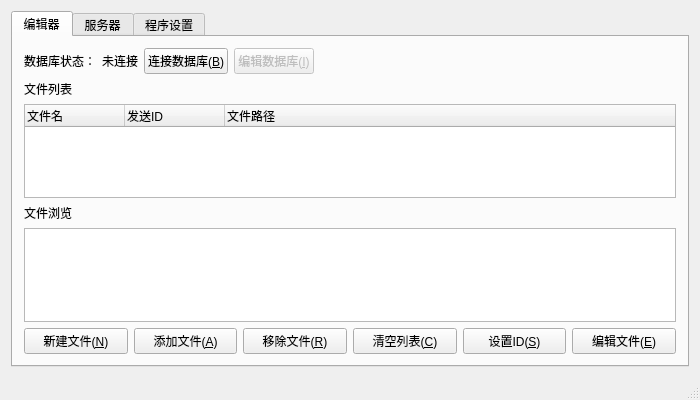
<?xml version="1.0" encoding="UTF-8"?>
<ui version="4.0">
 <class>MainWindow</class>
 <widget class="QMainWindow" name="MainWindow">
  <property name="geometry">
   <rect>
    <x>0</x>
    <y>0</y>
    <width>700</width>
    <height>400</height>
   </rect>
  </property>
  <property name="windowTitle">
   <string>广告服务器</string>
  </property>
  <widget class="QWidget" name="centralWidget">
   <layout class="QGridLayout" name="gridLayout">
    <item row="0" column="0">
     <widget class="QTabWidget" name="tabWidget">
      <property name="currentIndex">
       <number>0</number>
      </property>
      <widget class="QWidget" name="editTab">
       <attribute name="title">
        <string>编辑器</string>
       </attribute>
       <layout class="QGridLayout" name="gridLayout_10">
        <item row="3" column="0" colspan="2">
         <layout class="QHBoxLayout" name="editButtonLayout">
          <item>
           <widget class="QPushButton" name="newFileButton">
            <property name="toolTip">
             <string>创建一个新的文件。</string>
            </property>
            <property name="statusTip">
             <string>创建一个新的文件。</string>
            </property>
            <property name="text">
             <string>新建文件(&amp;N)</string>
            </property>
           </widget>
          </item>
          <item>
           <widget class="QPushButton" name="addFileButton">
            <property name="toolTip">
             <string>添加adm文件到文件列表中。</string>
            </property>
            <property name="statusTip">
             <string>添加adm文件到文件列表中。</string>
            </property>
            <property name="text">
             <string>添加文件(&amp;A)</string>
            </property>
           </widget>
          </item>
          <item>
           <widget class="QPushButton" name="removeFileButton">
            <property name="toolTip">
             <string>将文件列表中选中的文件移除。</string>
            </property>
            <property name="statusTip">
             <string>将文件列表中选中的文件移除。</string>
            </property>
            <property name="text">
             <string>移除文件(&amp;R)</string>
            </property>
           </widget>
          </item>
          <item>
           <widget class="QPushButton" name="clearListButton">
            <property name="toolTip">
             <string>清空文件列表。</string>
            </property>
            <property name="statusTip">
             <string>清空文件列表。</string>
            </property>
            <property name="text">
             <string>清空列表(&amp;C)</string>
            </property>
           </widget>
          </item>
          <item>
           <widget class="QPushButton" name="setIDButton">
            <property name="toolTip">
             <string>设置选中的文件发送ID，用于将该文件发送到对应ID的客户端。</string>
            </property>
            <property name="statusTip">
             <string>设置选中的文件发送ID，用于将该文件发送到对应ID的客户端。</string>
            </property>
            <property name="text">
             <string>设置ID(&amp;S)</string>
            </property>
           </widget>
          </item>
          <item>
           <widget class="QPushButton" name="editFileButton">
            <property name="toolTip">
             <string>编辑当前选中的文件。</string>
            </property>
            <property name="statusTip">
             <string>编辑当前选中的文件。</string>
            </property>
            <property name="text">
             <string>编辑文件(&amp;E)</string>
            </property>
           </widget>
          </item>
         </layout>
        </item>
        <item row="0" column="0" colspan="2">
         <layout class="QHBoxLayout" name="editModeLayout">
          <item>
           <widget class="QWidget" name="connectDatabaseWidget" native="true">
            <property name="sizePolicy">
             <sizepolicy hsizetype="Preferred" vsizetype="Preferred">
              <horstretch>0</horstretch>
              <verstretch>0</verstretch>
             </sizepolicy>
            </property>
            <layout class="QGridLayout" name="gridLayout_2">
             <property name="leftMargin">
              <number>0</number>
             </property>
             <property name="topMargin">
              <number>0</number>
             </property>
             <property name="rightMargin">
              <number>0</number>
             </property>
             <property name="bottomMargin">
              <number>0</number>
             </property>
             <item row="0" column="1">
              <widget class="QLabel" name="databaseState">
               <property name="text">
                <string>未连接</string>
               </property>
              </widget>
             </item>
             <item row="0" column="2">
              <widget class="QPushButton" name="connectOrDisconnectDatabaseButton">
               <property name="toolTip">
                <string>连接数据库。</string>
               </property>
               <property name="statusTip">
                <string>连接数据库。</string>
               </property>
               <property name="text">
                <string>连接数据库(&amp;B)</string>
               </property>
               <property name="checkable">
                <bool>true</bool>
               </property>
              </widget>
             </item>
             <item row="0" column="0">
              <widget class="QLabel" name="databaseStateLabel">
               <property name="text">
                <string>数据库状态：</string>
               </property>
              </widget>
             </item>
             <item row="0" column="3">
              <widget class="QPushButton" name="editDatabaseButton">
               <property name="enabled">
                <bool>false</bool>
               </property>
               <property name="toolTip">
                <string>编辑数据库中的广告。</string>
               </property>
               <property name="statusTip">
                <string>编辑数据库中的广告。</string>
               </property>
               <property name="text">
                <string>编辑数据库(&amp;I)</string>
               </property>
              </widget>
             </item>
            </layout>
           </widget>
          </item>
          <item>
           <spacer name="editModeHorizontalSpacer">
            <property name="orientation">
             <enum>Qt::Horizontal</enum>
            </property>
            <property name="sizeHint" stdset="0">
             <size>
              <width>40</width>
              <height>23</height>
             </size>
            </property>
           </spacer>
          </item>
         </layout>
        </item>
        <item row="1" column="0" colspan="2">
         <layout class="QVBoxLayout" name="fileListLayout">
          <item>
           <widget class="QLabel" name="fileListLabel">
            <property name="text">
             <string>文件列表</string>
            </property>
           </widget>
          </item>
          <item>
           <widget class="QTreeWidget" name="fileListTreeWidget">
            <property name="autoScroll">
             <bool>false</bool>
            </property>
            <property name="editTriggers">
             <set>QAbstractItemView::NoEditTriggers</set>
            </property>
            <column>
             <property name="text">
              <string>文件名</string>
             </property>
            </column>
            <column>
             <property name="text">
              <string>发送ID</string>
             </property>
            </column>
            <column>
             <property name="text">
              <string>文件路径</string>
             </property>
            </column>
           </widget>
          </item>
         </layout>
        </item>
        <item row="2" column="0" colspan="2">
         <layout class="QVBoxLayout" name="fileBrowseLayout">
          <property name="sizeConstraint">
           <enum>QLayout::SetFixedSize</enum>
          </property>
          <item>
           <widget class="QLabel" name="fileBrowseLabel">
            <property name="text">
             <string>文件浏览</string>
            </property>
           </widget>
          </item>
          <item>
           <widget class="QTreeWidget" name="fileBrowseTreeWidget">
            <property name="editTriggers">
             <set>QAbstractItemView::NoEditTriggers</set>
            </property>
            <attribute name="headerVisible">
             <bool>false</bool>
            </attribute>
            <column>
             <property name="text">
              <string>浏览</string>
             </property>
            </column>
           </widget>
          </item>
         </layout>
        </item>
       </layout>
      </widget>
      <widget class="QWidget" name="serverTab">
       <attribute name="title">
        <string>服务器</string>
       </attribute>
       <layout class="QGridLayout" name="gridLayout_3">
        <item row="2" column="5">
         <widget class="QPushButton" name="serverButton">
          <property name="minimumSize">
           <size>
            <width>100</width>
            <height>0</height>
           </size>
          </property>
          <property name="toolTip">
           <string>启动服务，接收来自客户端的请求。</string>
          </property>
          <property name="statusTip">
           <string>启动服务，接收来自客户端的请求。</string>
          </property>
          <property name="text">
           <string>启动服务(&amp;S)</string>
          </property>
          <property name="checkable">
           <bool>true</bool>
          </property>
         </widget>
        </item>
        <item row="2" column="3">
         <widget class="QPushButton" name="saveLogButton">
          <property name="minimumSize">
           <size>
            <width>100</width>
            <height>0</height>
           </size>
          </property>
          <property name="toolTip">
           <string>将当前日志保存到指定文本文件中。</string>
          </property>
          <property name="statusTip">
           <string>将当前日志保存到指定文本文件中。</string>
          </property>
          <property name="text">
           <string>保存日志(&amp;L)</string>
          </property>
         </widget>
        </item>
        <item row="2" column="2">
         <spacer name="horizontalSpacer">
          <property name="orientation">
           <enum>Qt::Horizontal</enum>
          </property>
          <property name="sizeHint" stdset="0">
           <size>
            <width>414</width>
            <height>20</height>
           </size>
          </property>
         </spacer>
        </item>
        <item row="2" column="4">
         <widget class="QPushButton" name="clearLogButton">
          <property name="minimumSize">
           <size>
            <width>100</width>
            <height>0</height>
           </size>
          </property>
          <property name="toolTip">
           <string>清空当前日志。</string>
          </property>
          <property name="statusTip">
           <string>清空当前日志。</string>
          </property>
          <property name="text">
           <string>清空日志(&amp;C)</string>
          </property>
         </widget>
        </item>
        <item row="2" column="1">
         <widget class="QLabel" name="curClientCount">
          <property name="text">
           <string notr="true">0</string>
          </property>
         </widget>
        </item>
        <item row="2" column="0">
         <widget class="QLabel" name="curClientCountLabel">
          <property name="text">
           <string>当前客户端连接数：</string>
          </property>
         </widget>
        </item>
        <item row="1" column="0" colspan="6">
         <widget class="QTextEdit" name="logTextEdit">
          <property name="contextMenuPolicy">
           <enum>Qt::NoContextMenu</enum>
          </property>
          <property name="lineWrapMode">
           <enum>QTextEdit::NoWrap</enum>
          </property>
          <property name="readOnly">
           <bool>true</bool>
          </property>
          <property name="html">
           <string>&lt;!DOCTYPE HTML PUBLIC &quot;-//W3C//DTD HTML 4.0//EN&quot; &quot;http://www.w3.org/TR/REC-html40/strict.dtd&quot;&gt;
&lt;html&gt;&lt;head&gt;&lt;meta name=&quot;qrichtext&quot; content=&quot;1&quot; /&gt;&lt;style type=&quot;text/css&quot;&gt;
p, li { white-space: pre-wrap; }
&lt;/style&gt;&lt;/head&gt;&lt;body style=&quot; font-family:'MS Shell Dlg 2'; font-size:8.25pt; font-weight:400; font-style:normal;&quot;&gt;
&lt;p style=&quot;-qt-paragraph-type:empty; margin-top:0px; margin-bottom:0px; margin-left:0px; margin-right:0px; -qt-block-indent:0; text-indent:0px;&quot;&gt;&lt;br /&gt;&lt;/p&gt;&lt;/body&gt;&lt;/html&gt;</string>
          </property>
         </widget>
        </item>
        <item row="0" column="0">
         <widget class="QLabel" name="serverLogLabel">
          <property name="text">
           <string>服务器日志</string>
          </property>
         </widget>
        </item>
       </layout>
      </widget>
      <widget class="QWidget" name="settingTab">
       <attribute name="title">
        <string>程序设置</string>
       </attribute>
       <layout class="QGridLayout" name="gridLayout_4">
        <item row="0" column="0">
         <widget class="QTableWidget" name="settingsTableWidget">
          <property name="sizePolicy">
           <sizepolicy hsizetype="Fixed" vsizetype="Expanding">
            <horstretch>0</horstretch>
            <verstretch>0</verstretch>
           </sizepolicy>
          </property>
          <property name="minimumSize">
           <size>
            <width>100</width>
            <height>0</height>
           </size>
          </property>
          <property name="maximumSize">
           <size>
            <width>100</width>
            <height>16777215</height>
           </size>
          </property>
          <property name="editTriggers">
           <set>QAbstractItemView::NoEditTriggers</set>
          </property>
          <property name="showGrid">
           <bool>true</bool>
          </property>
          <property name="gridStyle">
           <enum>Qt::SolidLine</enum>
          </property>
          <attribute name="horizontalHeaderVisible">
           <bool>false</bool>
          </attribute>
          <attribute name="horizontalHeaderHighlightSections">
           <bool>false</bool>
          </attribute>
          <attribute name="horizontalHeaderStretchLastSection">
           <bool>false</bool>
          </attribute>
          <attribute name="verticalHeaderVisible">
           <bool>false</bool>
          </attribute>
          <attribute name="verticalHeaderDefaultSectionSize">
           <number>20</number>
          </attribute>
          <row>
           <property name="text">
            <string>1</string>
           </property>
          </row>
          <row>
           <property name="text">
            <string>2</string>
           </property>
          </row>
          <row>
           <property name="text">
            <string>3</string>
           </property>
          </row>
          <column>
           <property name="text">
            <string>设置</string>
           </property>
          </column>
          <item row="0" column="0">
           <property name="text">
            <string>常规</string>
           </property>
           <property name="textAlignment">
            <set>AlignCenter</set>
           </property>
           <property name="flags">
            <set>ItemIsSelectable|ItemIsUserCheckable|ItemIsEnabled</set>
           </property>
          </item>
          <item row="1" column="0">
           <property name="text">
            <string>保存</string>
           </property>
           <property name="textAlignment">
            <set>AlignCenter</set>
           </property>
          </item>
          <item row="2" column="0">
           <property name="text">
            <string>关于</string>
           </property>
           <property name="textAlignment">
            <set>AlignCenter</set>
           </property>
           <property name="flags">
            <set>ItemIsSelectable|ItemIsUserCheckable|ItemIsEnabled</set>
           </property>
          </item>
         </widget>
        </item>
        <item row="0" column="1" colspan="2">
         <widget class="QStackedWidget" name="settingPageWidget">
          <property name="currentIndex">
           <number>0</number>
          </property>
          <widget class="QWidget" name="generalPage">
           <layout class="QGridLayout" name="gridLayout_6">
            <item row="2" column="1">
             <widget class="QPushButton" name="resetButton">
              <property name="sizePolicy">
               <sizepolicy hsizetype="Fixed" vsizetype="Fixed">
                <horstretch>0</horstretch>
                <verstretch>0</verstretch>
               </sizepolicy>
              </property>
              <property name="minimumSize">
               <size>
                <width>100</width>
                <height>0</height>
               </size>
              </property>
              <property name="toolTip">
               <string>重置所有设置。</string>
              </property>
              <property name="statusTip">
               <string>重置所有设置。</string>
              </property>
              <property name="text">
               <string>重置(&amp;R)</string>
              </property>
             </widget>
            </item>
            <item row="2" column="0">
             <spacer name="resetHorizontalSpacer">
              <property name="orientation">
               <enum>Qt::Horizontal</enum>
              </property>
              <property name="sizeHint" stdset="0">
               <size>
                <width>498</width>
                <height>20</height>
               </size>
              </property>
             </spacer>
            </item>
            <item row="1" column="0" colspan="2">
             <spacer name="generalVerticalSpacer">
              <property name="orientation">
               <enum>Qt::Vertical</enum>
              </property>
              <property name="sizeHint" stdset="0">
               <size>
                <width>20</width>
                <height>117</height>
               </size>
              </property>
             </spacer>
            </item>
            <item row="0" column="0" colspan="2">
             <widget class="QGroupBox" name="interfaceGroupBox">
              <property name="title">
               <string>界面</string>
              </property>
              <layout class="QGridLayout" name="gridLayout_5">
               <item row="0" column="0">
                <widget class="QLabel" name="languageLabel">
                 <property name="text">
                  <string>语言：</string>
                 </property>
                </widget>
               </item>
               <item row="0" column="1">
                <widget class="QComboBox" name="selectLanguageComboBox">
                 <property name="minimumSize">
                  <size>
                   <width>100</width>
                   <height>0</height>
                  </size>
                 </property>
                 <property name="toolTip">
                  <string>设置程序语言。</string>
                 </property>
                 <property name="statusTip">
                  <string>设置程序语言。</string>
                 </property>
                 <item>
                  <property name="text">
                   <string>中文</string>
                  </property>
                 </item>
                 <item>
                  <property name="text">
                   <string>English</string>
                  </property>
                 </item>
                </widget>
               </item>
               <item row="0" column="2">
                <spacer name="languageHorizontalSpacer">
                 <property name="orientation">
                  <enum>Qt::Horizontal</enum>
                 </property>
                 <property name="sizeHint" stdset="0">
                  <size>
                   <width>310</width>
                   <height>20</height>
                  </size>
                 </property>
                </spacer>
               </item>
               <item row="1" column="0">
                <widget class="QLabel" name="fontLabel">
                 <property name="text">
                  <string>字体：</string>
                 </property>
                </widget>
               </item>
               <item row="1" column="1">
                <widget class="QPushButton" name="setFontButton">
                 <property name="minimumSize">
                  <size>
                   <width>100</width>
                   <height>0</height>
                  </size>
                 </property>
                 <property name="toolTip">
                  <string>设置程序字体。</string>
                 </property>
                 <property name="statusTip">
                  <string>设置程序字体。</string>
                 </property>
                 <property name="text">
                  <string>设置字体</string>
                 </property>
                </widget>
               </item>
               <item row="1" column="2">
                <spacer name="fontHorizontalSpacer">
                 <property name="orientation">
                  <enum>Qt::Horizontal</enum>
                 </property>
                 <property name="sizeHint" stdset="0">
                  <size>
                   <width>310</width>
                   <height>20</height>
                  </size>
                 </property>
                </spacer>
               </item>
              </layout>
             </widget>
            </item>
           </layout>
          </widget>
          <widget class="QWidget" name="savePage">
           <layout class="QGridLayout" name="gridLayout_9">
            <item row="1" column="0" colspan="2">
             <spacer name="saveVerticalSpacer">
              <property name="orientation">
               <enum>Qt::Vertical</enum>
              </property>
              <property name="sizeHint" stdset="0">
               <size>
                <width>20</width>
                <height>118</height>
               </size>
              </property>
             </spacer>
            </item>
            <item row="0" column="0" colspan="2">
             <widget class="QGroupBox" name="saveSettingGroupBox">
              <property name="title">
               <string>保存设置</string>
              </property>
              <layout class="QGridLayout" name="gridLayout_8">
               <item row="0" column="1">
                <spacer name="saveFileListHorizontalSpacer">
                 <property name="orientation">
                  <enum>Qt::Horizontal</enum>
                 </property>
                 <property name="sizeHint" stdset="0">
                  <size>
                   <width>276</width>
                   <height>20</height>
                  </size>
                 </property>
                </spacer>
               </item>
               <item row="1" column="1">
                <spacer name="saveLogHorizontalSpacer">
                 <property name="orientation">
                  <enum>Qt::Horizontal</enum>
                 </property>
                 <property name="sizeHint" stdset="0">
                  <size>
                   <width>276</width>
                   <height>20</height>
                  </size>
                 </property>
                </spacer>
               </item>
               <item row="2" column="0">
                <widget class="QCheckBox" name="saveGeneralSettingsCheckBox">
                 <property name="toolTip">
                  <string>设置在程序退出时是否自动保存常用设置，例如程序大小、位置、字体、语言等。</string>
                 </property>
                 <property name="statusTip">
                  <string>设置在程序退出时是否自动保存常用设置，例如程序大小、位置、字体、语言等。</string>
                 </property>
                 <property name="text">
                  <string>自动保存程序一般设置</string>
                 </property>
                 <property name="checked">
                  <bool>true</bool>
                 </property>
                </widget>
               </item>
               <item row="1" column="0">
                <widget class="QCheckBox" name="saveLogCheckBox">
                 <property name="toolTip">
                  <string>设置在程序退出时是否自动保存服务器日志。</string>
                 </property>
                 <property name="statusTip">
                  <string>设置在程序退出时是否自动保存服务器日志。</string>
                 </property>
                 <property name="text">
                  <string>自动保存服务器日志</string>
                 </property>
                 <property name="checked">
                  <bool>true</bool>
                 </property>
                </widget>
               </item>
               <item row="0" column="0">
                <widget class="QCheckBox" name="saveFileListCheckBox">
                 <property name="toolTip">
                  <string>设置在程序退出时是否自动保存文件列表。</string>
                 </property>
                 <property name="statusTip">
                  <string>设置在程序退出时是否自动保存文件列表。</string>
                 </property>
                 <property name="text">
                  <string>自动保存文件列表</string>
                 </property>
                 <property name="checked">
                  <bool>true</bool>
                 </property>
                </widget>
               </item>
               <item row="2" column="1">
                <spacer name="saveGeneralSettingsHorizontalSpacer">
                 <property name="orientation">
                  <enum>Qt::Horizontal</enum>
                 </property>
                 <property name="sizeHint" stdset="0">
                  <size>
                   <width>40</width>
                   <height>20</height>
                  </size>
                 </property>
                </spacer>
               </item>
              </layout>
             </widget>
            </item>
           </layout>
          </widget>
          <widget class="QWidget" name="aboutPage">
           <layout class="QGridLayout" name="gridLayout_7">
            <item row="0" column="0">
             <widget class="QTextBrowser" name="aboutTextBrowser">
              <property name="html">
               <string notr="true">&lt;!DOCTYPE HTML PUBLIC &quot;-//W3C//DTD HTML 4.0//EN&quot; &quot;http://www.w3.org/TR/REC-html40/strict.dtd&quot;&gt;
&lt;html&gt;&lt;head&gt;&lt;meta name=&quot;qrichtext&quot; content=&quot;1&quot; /&gt;&lt;style type=&quot;text/css&quot;&gt;
p, li { white-space: pre-wrap; }
&lt;/style&gt;&lt;/head&gt;&lt;body style=&quot; font-family:'MS Shell Dlg 2'; font-size:8.25pt; font-weight:400; font-style:normal;&quot;&gt;
&lt;p align=&quot;center&quot; style=&quot; margin-top:0px; margin-bottom:0px; margin-left:0px; margin-right:0px; -qt-block-indent:0; text-indent:0px;&quot;&gt;&lt;img src=&quot;:/logo.jpg&quot; height=&quot;270&quot; /&gt;&lt;/p&gt;
&lt;p align=&quot;center&quot; style=&quot; margin-top:0px; margin-bottom:0px; margin-left:0px; margin-right:0px; -qt-block-indent:0; text-indent:0px;&quot;&gt;&lt;span style=&quot; font-size:10pt;&quot;&gt;2016/10/7 版本：1.7&lt;/span&gt;&lt;/p&gt;&lt;/body&gt;&lt;/html&gt;</string>
              </property>
             </widget>
            </item>
           </layout>
          </widget>
         </widget>
        </item>
       </layout>
      </widget>
     </widget>
    </item>
   </layout>
  </widget>
  <widget class="QStatusBar" name="statusWindowBar"/>
 </widget>
 <layoutdefault spacing="6" margin="11"/>
 <tabstops>
  <tabstop>tabWidget</tabstop>
  <tabstop>fileListTreeWidget</tabstop>
  <tabstop>fileBrowseTreeWidget</tabstop>
  <tabstop>newFileButton</tabstop>
  <tabstop>addFileButton</tabstop>
  <tabstop>removeFileButton</tabstop>
  <tabstop>clearListButton</tabstop>
  <tabstop>setIDButton</tabstop>
  <tabstop>editFileButton</tabstop>
  <tabstop>logTextEdit</tabstop>
  <tabstop>saveLogButton</tabstop>
  <tabstop>clearLogButton</tabstop>
  <tabstop>serverButton</tabstop>
  <tabstop>settingsTableWidget</tabstop>
  <tabstop>selectLanguageComboBox</tabstop>
  <tabstop>setFontButton</tabstop>
  <tabstop>saveFileListCheckBox</tabstop>
  <tabstop>saveLogCheckBox</tabstop>
  <tabstop>saveGeneralSettingsCheckBox</tabstop>
  <tabstop>aboutTextBrowser</tabstop>
 </tabstops>
 <resources/>
 <connections>
  <connection>
   <sender>settingsTableWidget</sender>
   <signal>cellClicked(int,int)</signal>
   <receiver>settingPageWidget</receiver>
   <slot>setCurrentIndex(int)</slot>
   <hints>
    <hint type="sourcelabel">
     <x>104</x>
     <y>205</y>
    </hint>
    <hint type="destinationlabel">
     <x>149</x>
     <y>209</y>
    </hint>
   </hints>
  </connection>
 </connections>
</ui>
